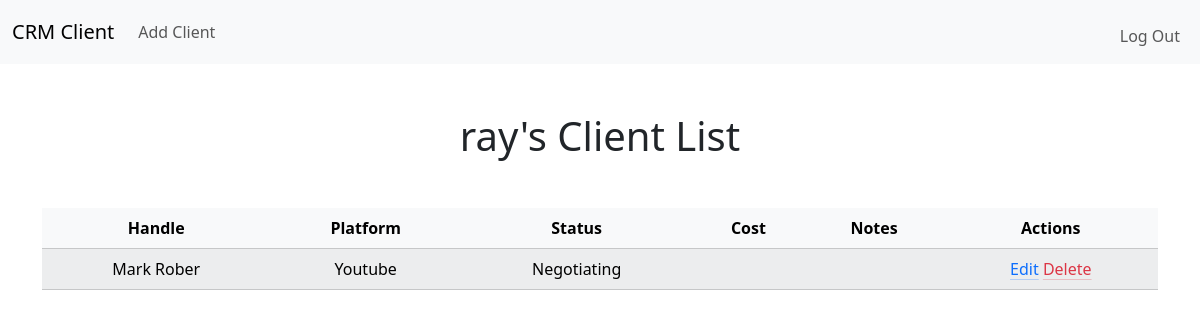
Page / (signed in) on the earlier database version.
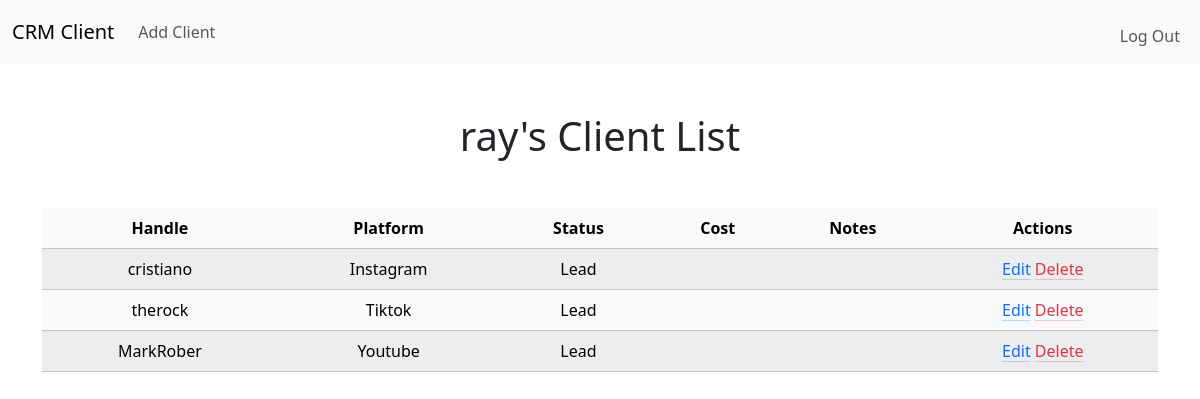
Same page on the later database version.
### tables this page shows
CREATE TABLE users(
    id INTEGER PRIMARY KEY AUTOINCREMENT,
    username TEXT NOT NULL UNIQUE,
    hash TEXT NOT NULL);

CREATE TABLE clients(
    id INTEGER PRIMARY KEY AUTOINCREMENT,
    user_id INTEGER NOT NULL,
    handle TEXT NOT NULL,
    platform TEXT NOT NULL,
    status TEXT NOT NULL,
    cost NUMERIC,
    notes TEXT,
    FOREIGN KEY(user_id) REFERENCES users(id));

### app.py (the view)
@app.route("/")
@login_required
def index():
    conn = sqlite3.connect("client.db")
    cursor = conn.cursor()
    cursor.execute("SELECT username FROM users WHERE id = ?", (session["user_id"],))
    row = cursor.fetchone()
    username = row[0]
    cursor.execute("SELECT handle, platform, status, cost, notes, id FROM clients WHERE user_id = ?", (session["user_id"],))
    table = cursor.fetchall()
    conn.close()
    return render_template("index.html", username=username, table=table)

### app.py (called while the page is built)
@app.after_request
def after_request(response):
    response.headers["Cache-Control"] = "no-cache, no-store, must-revalidate"
    response.headers["Expires"] = 0
    response.headers["Pragma"] = "no-cache"
    return response

def login_required(f):
    @wraps(f)
    def wrapper(*args, **kwargs):
        if session.get("user_id") is None:
            return redirect("/login")
        return f(*args, **kwargs)
    return wrapper

### templates/index.html (shortened to what this page needs)
{% extends "layout.html" %}
{% block main %}
    <h1 class="mb-5">{{ username }}'s Client List</h1>
    <table class="table table-light table-striped">
        <thead>
            <tr>
                <th>Handle</th>
                <th>Platform</th>
                <th>Status</th>
                <th>Cost</th>
                <th>Notes</th>
                <th>Actions</th>
            </tr>
        </thead>
        <tbody>
            {% for column in table %}
            <tr>
                <td>{{ column[0] }}</td>
                <td>{{ column[1] }}</td>
                <td>{{ column[2] }}</td>
                <td>{{ column[3] }}</td>
                <td>{{ column[4] }}</td>
                <td>
                    <a href="/edit/{{ column[5] }}" class="link-primary link-offset-2 link-underline-opacity-25 link-underline-opacity-100-hover">Edit</a>
                    <a href="/delete/{{ column[5] }}" class="link-danger link-offset-2 link-underline-opacity-25 link-underline-opacity-100-hover">Delete</a>
                </td>
            </tr>
            {% endfor %}
        </tbody>
    </table>
{% endblock %}

### templates/layout.html (shortened to what this page needs)
<!DOCTYPE html>
<html lang="en">
<head>
    <link href="https://cdn.jsdelivr.net/npm/bootstrap@5.3.8/dist/css/bootstrap.min.css" rel="stylesheet">
    <link href="/static/style.css" rel="stylesheet">
</head>
<body>
    <nav class="navbar navbar-expand-lg bg-body-tertiary">
        <div class="container-fluid">
            <a class="navbar-brand" href="/">CRM Client</a>
            <div class="collapse navbar-collapse" id="navbarNav">
                {% if session["user_id"] %}
                    <ul class="navbar-nav">
                        <li class="nav-item"><a class="nav-link" href="/add">Add Client</a></li>
                    </ul>
                    <ul class="navbar-nav ms-auto mt-2">
                        <li class="nav-item"><a class="nav-link" href="/logout">Log Out</a></li>
                    </ul>
                {% else %}
                    <ul class="navbar-nav ms-auto mt-2">
                        <li class="nav-item"><a class="nav-link" href="/login">Login</a></li>
                        <li class="nav-item"><a class="nav-link" href="/register">Register</a></li>
                    </ul>
                {% endif %}
            </div>
        </div>
    </nav>
    {% set messages = get_flashed_messages() %}
    <main class="container py-5 text-center">
        {% block main %}{% endblock %}
    </main>
</body>
</html>

Differences in the rows shown:
removed clients: handle "Mark Rober", platform "Youtube", status "Negotiating"
added clients: handle "cristiano", platform "Instagram", status "Lead"
added clients: handle "therock", platform "Tiktok", status "Lead"
added clients: handle "MarkRober", platform "Youtube", status "Lead"
